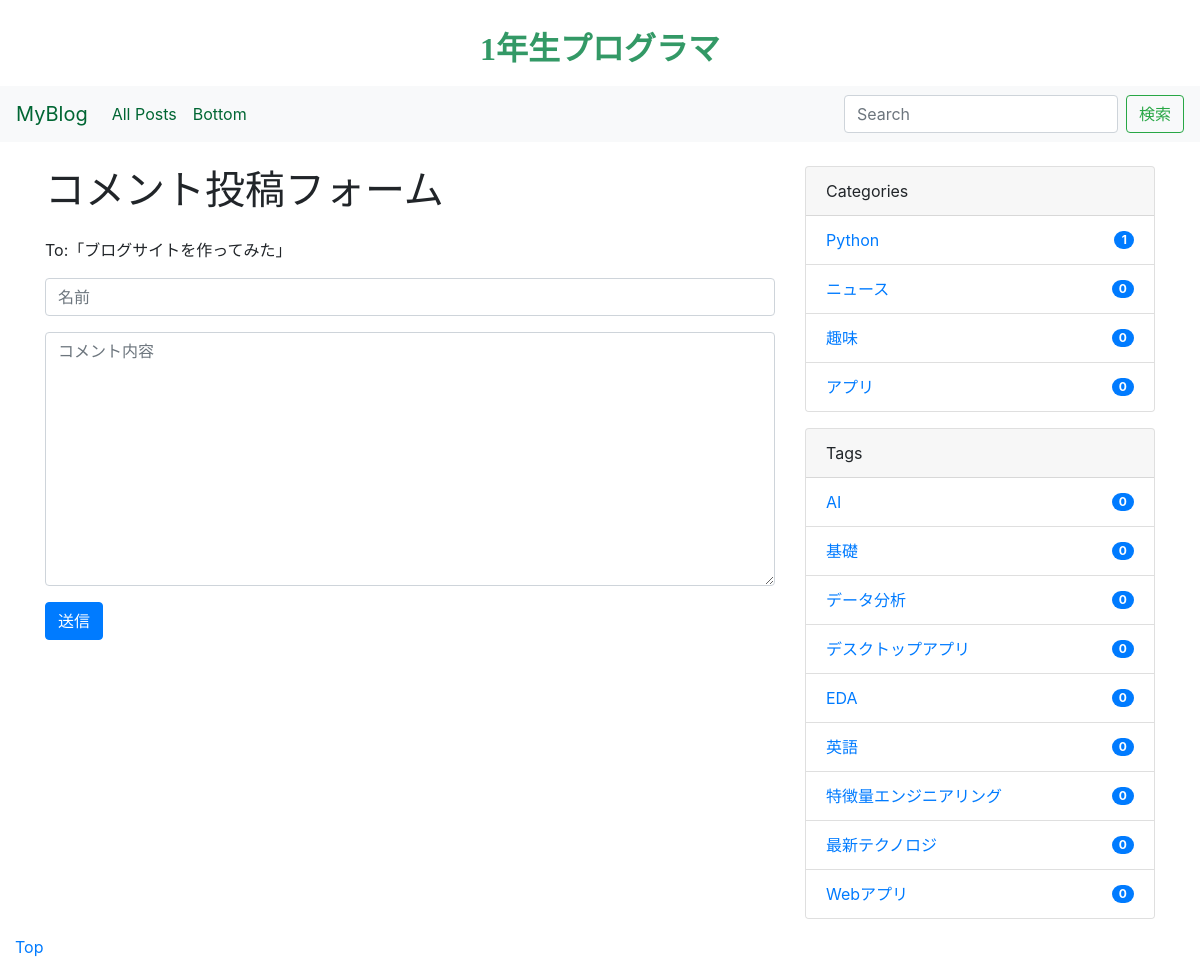
The page /comment/1/ on the database its author committed.
### blog/models.py (models this page shows, shortened)
class Post(models.Model):
    category = models.ForeignKey(Category, on_delete=models.PROTECT) # one post has one category
    tags = models.ManyToManyField(Tag, blank=True) # one post has multiple tags
    title = models.CharField(max_length=255) # title
    content = models.TextField() # content
    image = models.ImageField(upload_to='post_images/', null=True, blank=True, verbose_name='添付画像')
    description = models.TextField(blank=True) # description
    created_at = models.DateTimeField(auto_now_add=True) # date of creation
    updated_at = models.DateTimeField(auto_now_add=True) # date of update
    published_at = models.DateTimeField(blank=True, null=True) # date of publication
    is_public = models.BooleanField(default=False) # not to publish a draft
    class Meta:
        ordering = ['-created_at'] # make a list that has the newest post at the top
        verbose_name = 'ブログ'
        verbose_name_plural = 'ブログ'

class Category(models.Model):
    name = models.CharField(max_length=255)
    slug = models.SlugField(unique=True)
    timestamp = models.DateTimeField(auto_now_add=True)

class Tag(models.Model):
    name = models.CharField(max_length=255)
    slug = models.SlugField(unique=True)
    tiumestamp = models.DateTimeField(auto_now_add=True)

### blog/views.py (the view, shortened to what this page needs)
# urls.py: path('comment/<int:pk>/', CommentFormView.as_view(), name='comment_form'),
class CommentFormView(CreateView):
    model = Comment
    form_class = CommentForm
    def get_context_data(self, **kwargs):
        context = super().get_context_data(**kwargs)
        post_pk = self.kwargs['pk']
        context['post'] = get_object_or_404(Post, pk=post_pk)
        return context

### blog/forms.py
class CommentForm(ModelForm):
    class Meta:
        model = Comment
        fields = ('author', 'text')
        widgets = {
            'author': TextInput(attrs={
                'class': 'form-control',
                'placeholder': '名前',
            }),
            'text': Textarea(attrs={
                'class': 'form-control',
                'placeholder': 'コメント内容',
            }),
        }
        labels = {
            'author': '',
            'text': '',
        }

### mysite/context_processors.py (called while the page is built)
def common(request):
    context = {
        'categories': Category.objects.annotate(
            num_posts=Count('post', filter=Q(post__is_public=True))
        ),
        'tags': Tag.objects.annotate(
            num_posts=Count('post', filter=Q(post__is_public=True)))
    }
    return context

### templates/blog/comment_form.html (shortened to what this page needs)
{% extends "base.html" %}
{% block content %}
<div class="container">
    <div class="row">
        <main class="col-md-8">
            <h1 class="mb-4">コメント投稿フォーム</h1>
            <p>To:「{{ post.title }}」</p>
            <form method="POST">{% csrf_token %}
                {{ form.as_p }}
                <button type="submit" class="btn btn-primary">送信</button>
            </form>
        </main>
        <aside class="col-md-4">
            {% include "blog/snippets/sidebar.html" %}
        </aside>
    </div>
</div>
{% endblock %}

### templates/blog/snippets/sidebar.html
    <div class="card mb-3">
        <div class="card-header">
          Categories
        </div>
        <ul class="list-group list-group-flush">
          {% for category in categories|dictsort:"id" %}
          <li class="list-group-item d-flex justify-content-between align-items-center">
            <a href="{% url 'blog:category_post' category.slug %}" class="card-link">{{ category.name }}</a>
            <span class="badge badge-primary badge-pill">{{ category.num_posts }}</span>
          </li>
          {% endfor %}
        </ul>
      </div>
      <div class="card">
        <div class="card-header">
          Tags
        </div>
        <ul class="list-group list-group-flush">
          {% for tag in tags|dictsortreversed:"num_posts"|slice:":10" %}
          <li class="list-group-item d-flex justify-content-between align-items-center">
            <a href="{% url 'blog:tag_post' tag.slug %}" class="card-link">{{ tag.name }}</a>
            <span class="badge badge-primary badge-pill">{{ tag.num_posts }}</span>
          </li>
          {% endfor %}

### rows shown on the page
Post: title "ブログサイトを作ってみた"
Category: name "Python", num_posts "1"
Category: name "ニュース", num_posts "0"
Category: name "趣味", num_posts "0"
Category: name "アプリ", num_posts "0"
Tag: name "AI", num_posts "0"
Tag: name "基礎", num_posts "0"
Tag: name "データ分析", num_posts "0"
Tag: name "デスクトップアプリ", num_posts "0"
Tag: name "EDA", num_posts "0"
Tag: name "英語", num_posts "0"
Tag: name "特徴量エンジニアリング", num_posts "0"
Tag: name "最新テクノロジ", num_posts "0"
Tag: name "Webアプリ", num_posts "0"
